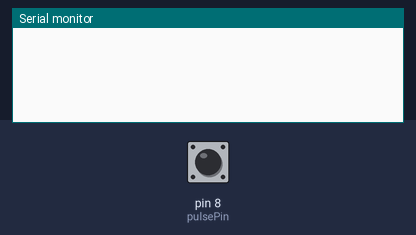
The sketch below on a simulated Arduino Uno, built with avr-gcc and run on an emulated ATmega328P. Parts: the last lines printed to the serial monitor. Inputs (shaded band) come from the test bench; at power-on: pin 8 (pulsePin) LOW.

Above: at 1.2 s.
1.3 s: pin 8 (pulsePin) pulsed HIGH 2 times (0.12 s each, 0.3 s apart)
At 2.2 s:
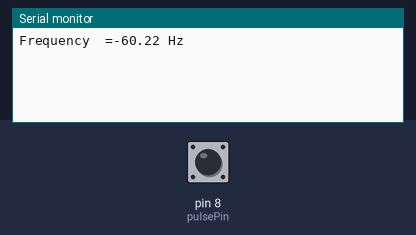
4.9 s: pin 8 (pulsePin) pulled HIGH for 0.15 s
At 7.4 s:
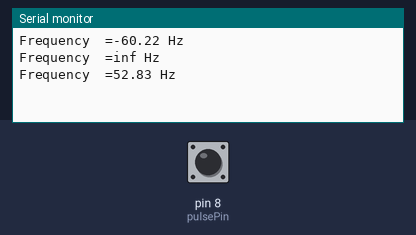

The sketch:

ocopler_measure_of_frequency__by_converting_ac_sin_wave_to_s.ino
```cpp
/**       Yagya-Code-Hollic      **/

const int pulsePin = 8;

int pulseHigh; // Integer variable to capture High time of the incoming pulse
int pulseLow; // Integer variable to capture Low time of the incoming pulse
float pulseTotal; // Float variable to capture Total time of the incoming pulse
float frequency; // Calculated Frequency
void setup() {
  pinMode(8,INPUT);
  Serial.begin(9600);
}

void loop() {
    pulseHigh = pulseIn(pulsePin,HIGH);
    pulseLow = pulseIn(pulsePin,LOW);
    pulseTotal = pulseHigh + pulseLow;    // Time period of the pulse in microseconds
    frequency = 1000000/pulseTotal;       // Frequency in Hertz (Hz)
    Serial.print("Frequency  =");
    Serial.print(frequency);
    Serial.println(" Hz");
    delay(300);
}
```

Measured:
- after the input at 1.3 s, the serial monitor: prints a new line after 0.30 s (image 1)
- after the input at 4.9 s, the serial monitor: prints a new line after 1.2 s (image 2)
